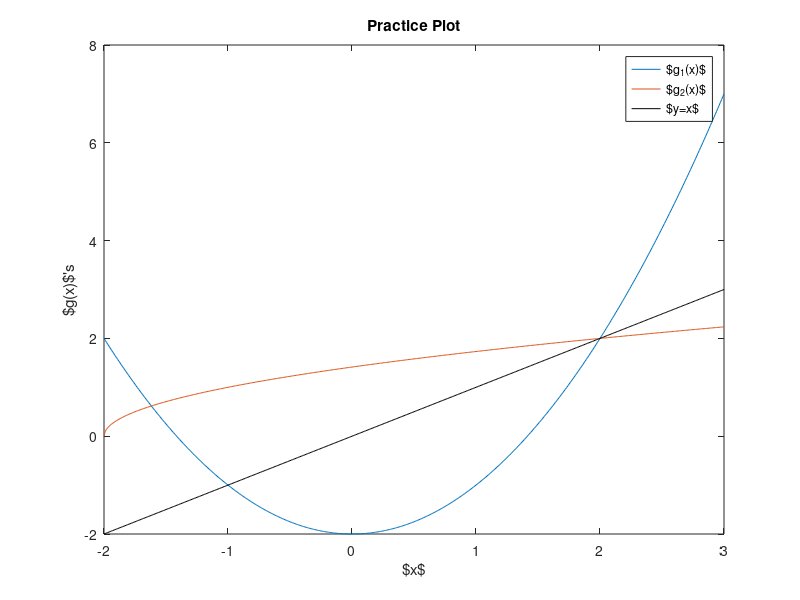

The MATLAB source for this figure:
%% Define implicit function
g1 = @(x) x.^2-2;
g2 = @(x) sqrt(x+2);

%%
% define x vector
x = [-2:0.01:3];
% calcualte y values
y1 = g1(x);
y2 = g2(x);

%%
plot(x,y1,'DisplayName','$g_1(x)$'); hold on
plot(x,y2,'DisplayName','$g_2(x)$');
plot(x,x,'k','DisplayName','$y=x$')

legend show

xlabel("$x$")
ylabel("$g(x)$'s")
title("Practice Plot")